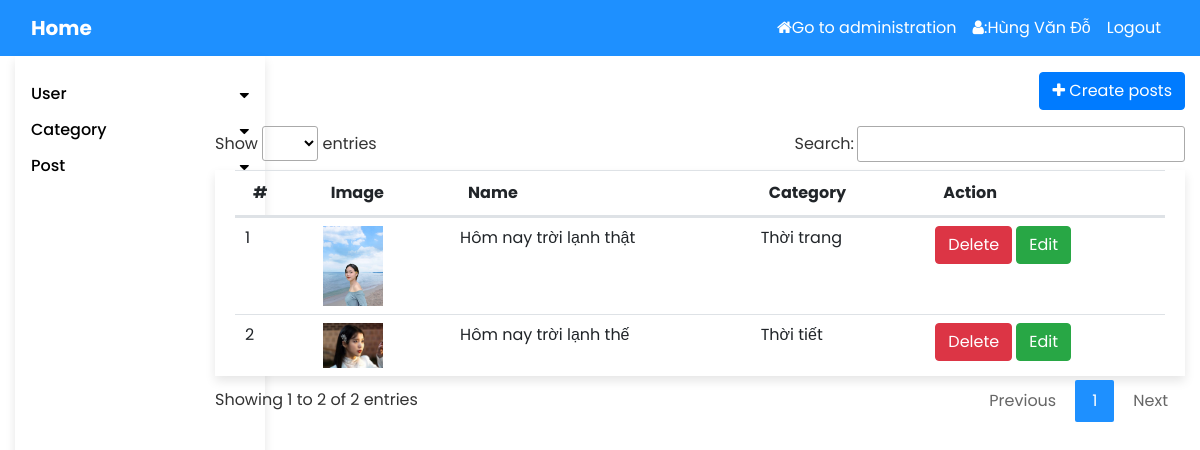
Screenshot of /post/listposts (signed in) with the database file from the repository.
### tables this page shows
CREATE TABLE `posts` (
  `id` int(11) NOT NULL,
  `name_post` varchar(255) NOT NULL,
  `slug` varchar(255) NOT NULL,
  `content` text NOT NULL,
  `category_id` int(11) NOT NULL,
  `tags` text NOT NULL,
  `image` varchar(255) NOT NULL
);

CREATE TABLE `category` (
  `id` int(11) NOT NULL,
  `name_category` varchar(255) NOT NULL
);

### mvc/core/Controller.php (called while the page is built, shortened)
<?php
    class Controller{
        public function model($model){
            return new $model;
        }
        public function view($view, $data=[] ){
            require_once("./mvc/views/".$view.".php");
        }
    }
?>

### mvc/core/App.php (called while the page is built, shortened)
<?php
    class App
    {
        protected $action = "home";
        function __construct(){
            $arr =  $this->UrlProcess();
            if(isset($arr[0])){
                if(file_exists("./mvc/controllers/".$arr[0].".php")){
                    $this->controller = $arr[0];
                    unset($arr[0]);
                }
            }
            $this->controller = new $this->controller;
            if(isset($arr[1]))
            {
                if(method_exists( $this->controller , $arr[1])){
                    $this->action = $arr[1];
                }
                unset($arr[1]);
            }
            $this->params = $arr?array_values($arr):[];
            call_user_func_array([$this->controller,$this->action],$this->params);
        }
        function UrlProcess(){
            if( isset($_GET['url']) )
            {
                return explode("/",filter_var( trim($_GET['url'], "/" ))) ;
            }
        }
    }
?>

### index.php (called while the page is built, shortened)
<?php
    $myApp = new App();
?>

### mvc/core/DB.php (called while the page is built, shortened)
<?php
class DB{
    protected $servername = "localhost";
    protected $username = "root";
    protected $password = "";
    function __construct(){
        $this->con = mysqli_connect($this->servername, $this->username, $this->password);
    }
}
?>

### mvc/models/PostModel.php (called while the page is built, shortened)
<?php
    class PostModel extends DB{
        public function getAll(){
            $qr = "SELECT * FROM posts";
            return mysqli_query($this->con, $qr);
        }
    }
?>

### mvc/views/admin/posts/list.php (the view, shortened to what this page needs)
<table class="table mt-3" style="padding:0px 20px;" id="table_post" data-page-length='3'>
    <div class="d-flex justify-content-end">
        <a href="post/create" class="my-3 btn btn-primary "><i class="fa fa-plus"></i> Create posts</a>
    </div>
    <thead>
        <tr>
            <th scope="col">#</th>
            <th scope="col">Image</th>
            <th scope="col">Name</th>
            <th scope="col">Category</th>
            <th scope="col">Action</th>
        </tr>
    </thead>
    <tbody>
        <?php
            $servername = "localhost";
            $username = "root";
            $password = "";
            $dbname = "mvc_php";
            $conn = new mysqli($servername, $username, $password, $dbname);
            if(mysqli_num_rows($data["dataPosts"]) > 0)
            {
                $i = 1;
                while($row = mysqli_fetch_array($data["dataPosts"]))
                {
                    $sql = "SELECT name_category, id FROM category WHERE id = '$row[category_id]' ";
                    $result = $conn->query($sql);
                    if ($result->num_rows > 0) {
                        while($cate = $result->fetch_assoc()) {
                            $cate_post = $cate["name_category"];
                        }
                    } else {
                        $cate_post .= ', <span class="text-danger">Lỗi</span>';
                    }
                    echo "<tr>";
                        echo "<td>" . $i++. "</td>";
                        echo "<td><img width='60px' src="."public/upload/images/". $row["image"] ."></td>";
                        echo "<td>" . $row["name_post"] ."</td>";
                        echo "<td>".$cate_post."</td>";
                        echo '<td>
                            <a onclick="return confirm(\'Are you sure delete this post ?\')" href="post/delete/'. $row["id"] .' " class="btn btn-danger">Delete
                            <a href="post/edit/' . $row["id"] .'" class="btn btn-success ml-1">Edit
                            </td>';
                    echo "</tr>";
                }
            }
            else{
                echo '<td>No result. <a href="auth/register">Create New Post</a> </td>';
            }
        ?>
    </tbody>
</table>

### public/css/style.css (style rules this page uses)
* { padding:0px; margin:0px; }
body { font-family: "Poppins", sans-serif; }
.table { margin-left: 10px; box-shadow: 0px 5px 10px rgb(0 0 0 / 10%); }

### public/css/datatables.css (style rules this page uses)
table.dataTable { width: 100%; margin: 0 auto; clear: both; border-collapse: separate; border-spacing: 0; }
table.dataTable thead th, table.dataTable tfoot th { font-weight: bold; }
table.dataTable thead th, table.dataTable thead td { padding: 10px 18px; }
table.dataTable thead .sorting, table.dataTable thead .sorting_asc, table.dataTable thead .sorting_desc, table.dataTable thead .sorting_asc_disabled, table.dataTable thead .sorting_desc_disabled { cursor: pointer; *cursor: hand; background-repeat: no-repeat; background-position: center right; }
table.dataTable thead .sorting { background-image: url("DataTables-1.11.3/images/sort_both.png"); }
table.dataTable thead .sorting_asc { background-image: url("DataTables-1.11.3/images/sort_asc.png") !important; }
table.dataTable tbody tr { background-color: #ffffff; }
table.dataTable tbody th, table.dataTable tbody td { padding: 8px 10px; }
table.dataTable th, table.dataTable td { box-sizing: content-box; }

### rows the page displays
posts: image (picture), name_post "Hôm nay trời lạnh thật", category.name_category "Thời trang"
posts: image (picture), name_post "Hôm nay trời lạnh thế", category.name_category "Thời tiết"

### other values shown
$_SESSION['name'] "Hùng Văn Đỗ"
